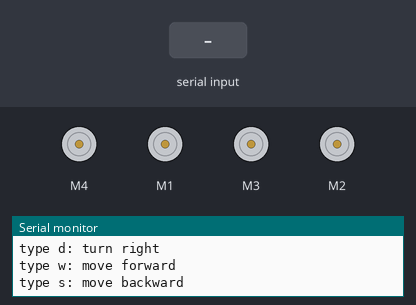
Bench run of a sketch on a simulated Arduino Uno, built with avr-gcc and run on an emulated ATmega328P. Shown: 4 × DC motor (green arrow = forward, orange = backward, longer = faster), the last lines printed to the serial monitor. Inputs (shaded band) come from the test bench.

Above: at 1.2 s.
1.3 s: "w" received over Serial
At 3.2 s:
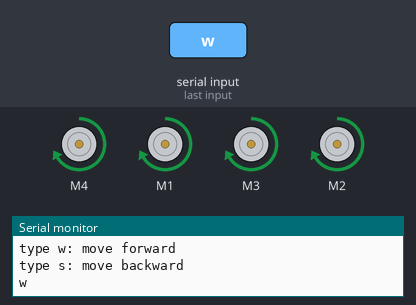
3.5 s: "a" received over Serial
At 4.8 s:
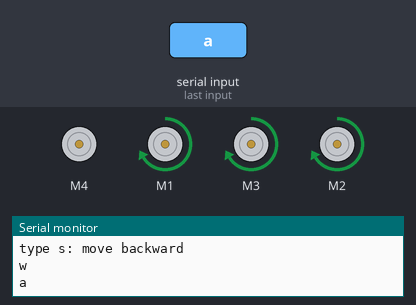
5.5 s: "s" received over Serial
At 7.2 s:
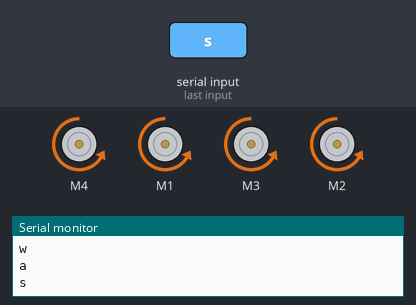
7.5 s: "d" received over Serial
At 9.1 s:
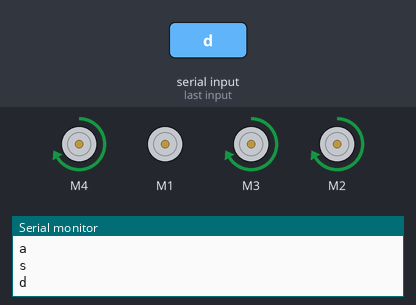
Timing chart, 0 to 10.5 s (numbered marks = the images above; inputs shaded):
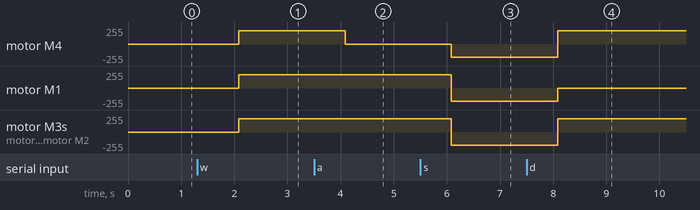

Measured:
- after the input at 1.3 s, motor M4, motor M1, motor M3, motor M2: stopped → forward 200/255 after 0.79 s
- after the input at 3.5 s, motor M4: forward 200/255 → stopped after 0.59 s
- after the input at 5.5 s, motor M4: stopped → backward 200/255 after 0.59 s; motor M1, motor M3, motor M2: forward 200/255 → backward 200/255 after 0.59 s
- after the input at 7.5 s, motor M4, motor M3, motor M2: backward 200/255 → forward 200/255 after 0.59 s; motor M1: backward 200/255 → stopped after 0.59 s

The sketch:

F18G_4WD_L293D_KeyboardController.ino
```cpp
// The logic can be applied to work on Bluetooth funduino joystick
// Can be upgraded to 4WD
// the the tires movement is reversed, instead of changing the code
// exchange the wire (black and red) from DC motor to L293D terminal port
#include <AFMotor.h>
#include <SoftwareSerial.h>

AF_DCMotor motorfrontright(4);
AF_DCMotor motorfrontleft(1);
AF_DCMotor motorbackright(3);
AF_DCMotor motorbackleft(2);

void setup()
{
  Serial.begin(9600);
  //Set initial speed of the motor & stop
  motorfrontright.setSpeed(200);
  motorfrontleft.setSpeed(200);
  motorbackright.setSpeed(200);
  motorbackleft.setSpeed(200);
  motorfrontright.run(RELEASE);
  motorfrontleft.run(RELEASE);
  motorbackright.run(RELEASE);
  motorbackleft.run(RELEASE);
  Serial.println("L293D with F18G Test");
  Serial.println("with Arduino UNO R3 by Glanz and Freya");
  Serial.println("type a: turn left");
  Serial.println("type d: turn right");
  Serial.println("type w: move forward");
  Serial.println("type s: move backward");
}

void loop()
{
  if(Serial.available() > 0)
    {
      char data= Serial.read();
      switch(data)
      {
        case 'w':
        motorfrontright.run(FORWARD);
        motorfrontleft.run(FORWARD);
        motorbackright.run(FORWARD);
        motorbackleft.run(FORWARD);
        break;
        case 'a':
        motorfrontright.run(RELEASE);
        motorfrontleft.run(FORWARD);
        motorbackright.run(FORWARD);
        motorbackleft.run(FORWARD);
        break;
        case 's':
        motorfrontright.run(BACKWARD);
        motorfrontleft.run(BACKWARD);
        motorbackright.run(BACKWARD);
        motorbackleft.run(BACKWARD);
        break;
        case 'd':
        motorfrontright.run(FORWARD);
        motorfrontleft.run(RELEASE);
        motorbackright.run(FORWARD);
        motorbackleft.run(FORWARD);
        default : break;
      }
      Serial.println(data);
    }
    delay(2000);
}
```
